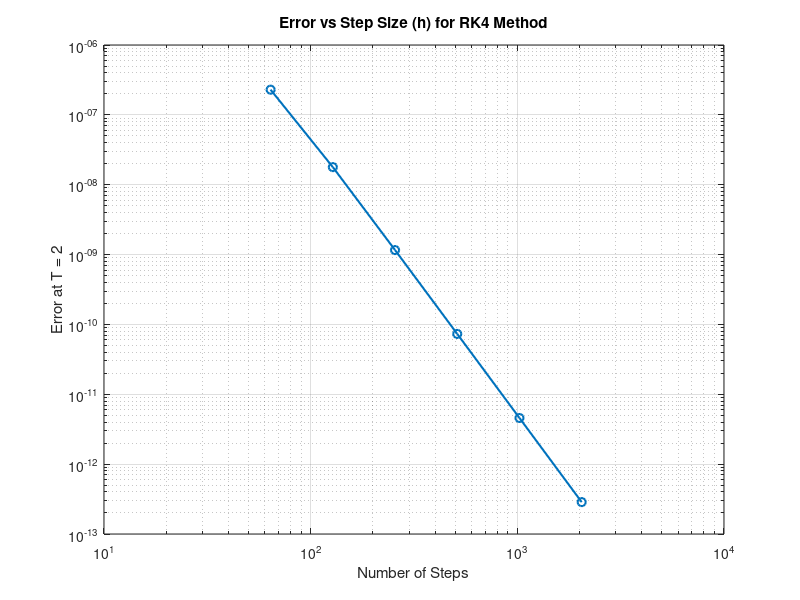

MATLAB code to generate this figure: (Note: this script raises an error after producing the figure.)
% Parameters
T = 2; % Final time
k_values = 5:10; % Values of k for step size calculation
h_values = 2.^(-k_values); % Step sizes
exact_solution = @(t) 1 ./ (1 + 10 * t); % Exact solution function

% Preallocate for results
errors = zeros(size(h_values));

% Define the ODE function
f = @(t, y) -10 * y^2;

% 4-stage Runge-Kutta method
function y_next = runge_kutta_4_step(f, t, y, h)
    k1 = f(t, y);
    k2 = f(t + h/2, y + h/2 * k1);
    k3 = f(t + h/2, y + h/2 * k2);
    k4 = f(t + h, y + h * k3);
    y_next = y + (h/6) * (k1 + 2*k2 + 2*k3 + k4);
end

% Loop over different step sizes
for i = 1:length(h_values)
    h = h_values(i);
    N = T / h; % Number of steps
    t = 0:h:T; % Time vector
    y = 1; % Initial condition
    
    % Perform RK4 integration
    for n = 1:N
        y = runge_kutta_4_step(f, t(n), y, h);
    end
    
    % Compute error at T
    y_exact = exact_solution(T);
    errors(i) = abs(y - y_exact);
end

% Create log-log plot of errors
figure;
loglog(T./h_values, errors, 'o-', 'LineWidth', 1.5);
xlabel('Number of Steps');
ylabel('Error at T = 2');
title('Error vs Step Size (h) for RK4 Method');
grid on;

% Display results in table form
results_table = table(h_values', errors', 'VariableNames', {'Step_Size_h', 'Error_at_T'});
disp(results_table);
